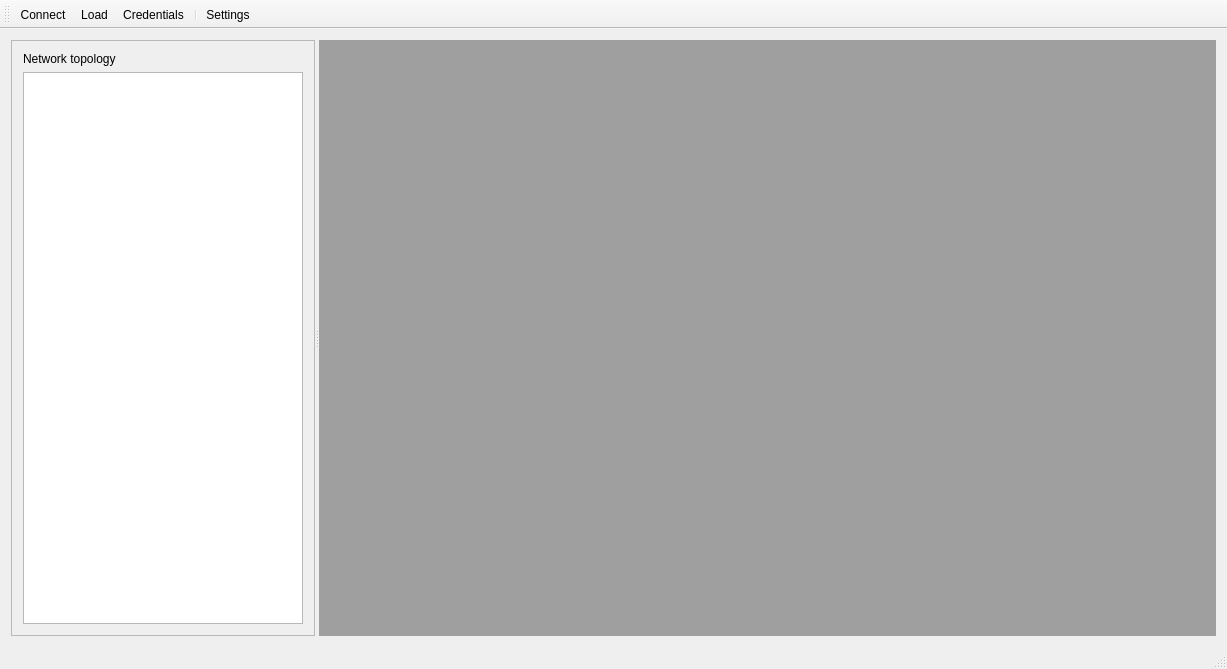
<?xml version="1.0" encoding="UTF-8"?>
<ui version="4.0">
 <class>MainWindow</class>
 <widget class="QMainWindow" name="MainWindow">
  <property name="geometry">
   <rect>
    <x>0</x>
    <y>0</y>
    <width>1227</width>
    <height>669</height>
   </rect>
  </property>
  <property name="windowTitle">
   <string>PLCTool - A PRIME/DLMS graphical swiss-knife</string>
  </property>
  <widget class="QWidget" name="centralWidget">
   <layout class="QGridLayout" name="gridLayout_2">
    <item row="0" column="0">
     <widget class="QSplitter" name="splitter">
      <property name="orientation">
       <enum>Qt::Horizontal</enum>
      </property>
      <widget class="QFrame" name="frame">
       <property name="frameShape">
        <enum>QFrame::StyledPanel</enum>
       </property>
       <property name="frameShadow">
        <enum>QFrame::Raised</enum>
       </property>
       <layout class="QGridLayout" name="gridLayout">
        <item row="0" column="0">
         <widget class="QLabel" name="label">
          <property name="minimumSize">
           <size>
            <width>157</width>
            <height>0</height>
           </size>
          </property>
          <property name="text">
           <string>Network topology</string>
          </property>
         </widget>
        </item>
        <item row="1" column="0">
         <widget class="QTreeView" name="topologyView">
          <property name="font">
           <font>
            <family>Cascadia Code PL</family>
           </font>
          </property>
          <property name="sizeAdjustPolicy">
           <enum>QAbstractScrollArea::AdjustToContentsOnFirstShow</enum>
          </property>
          <property name="selectionMode">
           <enum>QAbstractItemView::SingleSelection</enum>
          </property>
         </widget>
        </item>
       </layout>
      </widget>
      <widget class="QMdiArea" name="mdiArea"/>
     </widget>
    </item>
   </layout>
  </widget>
  <widget class="QMenuBar" name="menuBar">
   <property name="geometry">
    <rect>
     <x>0</x>
     <y>0</y>
     <width>1227</width>
     <height>25</height>
    </rect>
   </property>
  </widget>
  <widget class="QToolBar" name="mainToolBar">
   <attribute name="toolBarArea">
    <enum>TopToolBarArea</enum>
   </attribute>
   <attribute name="toolBarBreak">
    <bool>false</bool>
   </attribute>
   <addaction name="actionConnect"/>
   <addaction name="actionLoad"/>
   <addaction name="actionCredentials"/>
   <addaction name="separator"/>
   <addaction name="actionSettings"/>
  </widget>
  <widget class="QStatusBar" name="statusBar"/>
  <action name="actionConnect">
   <property name="checkable">
    <bool>true</bool>
   </property>
   <property name="text">
    <string>Connect</string>
   </property>
  </action>
  <action name="actionSettings">
   <property name="text">
    <string>Settings</string>
   </property>
  </action>
  <action name="actionCredentials">
   <property name="text">
    <string>Credentials</string>
   </property>
  </action>
  <action name="actionLoad">
   <property name="text">
    <string>Load</string>
   </property>
  </action>
 </widget>
 <layoutdefault spacing="6" margin="11"/>
 <resources/>
 <connections/>
</ui>
